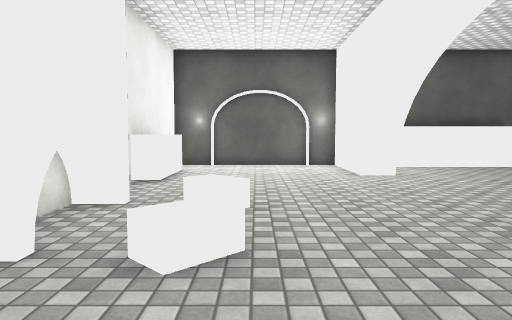
[1] (above)

16 first-person views from a walk through a 3-D level made in the Unity game engine. The camera is 1.3 m above the floor, tilts 4° down and sees 70° across. The floor is counted in squares, 1 m on a side. Each view is taken from the middle of a square. On the plan, view 1 faces up. The plan holds only what a view shows up to about 15 squares ahead; the rest is blank. The player character is not drawn. Some animated figures are not drawn. Surface patterns are stand-ins for the level's own textures.

[2]
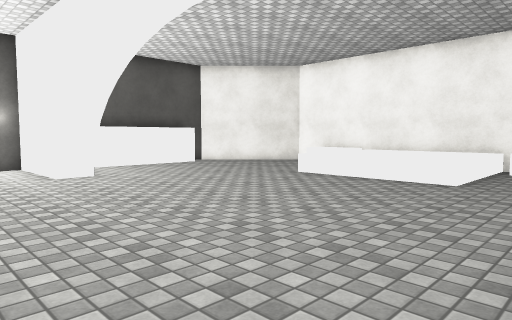

[3]
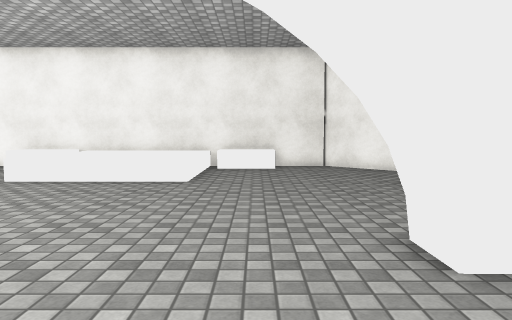

[4]
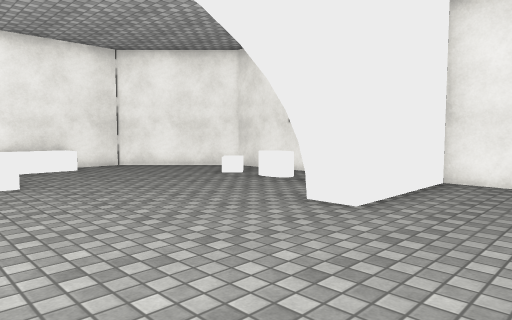

[5]
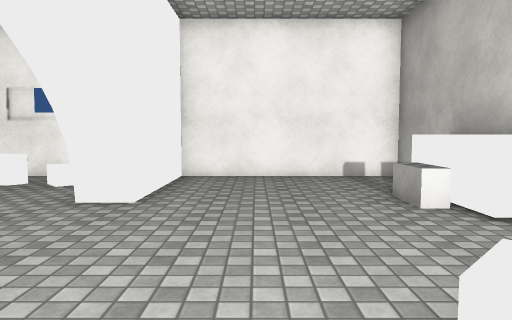

[6]
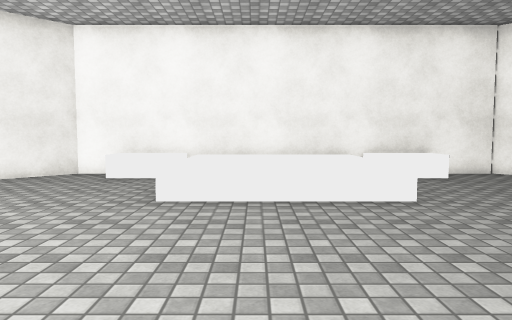

[7]
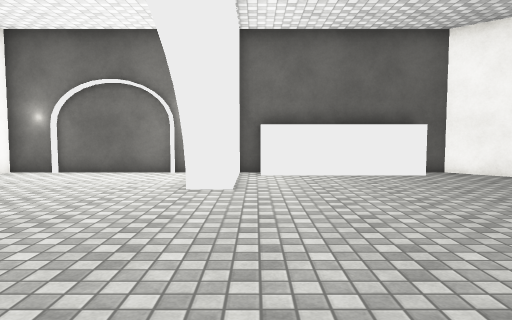

[8]
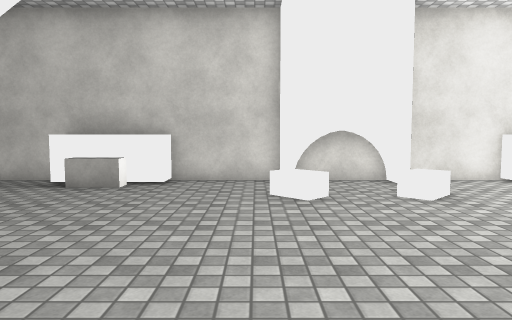

[9]
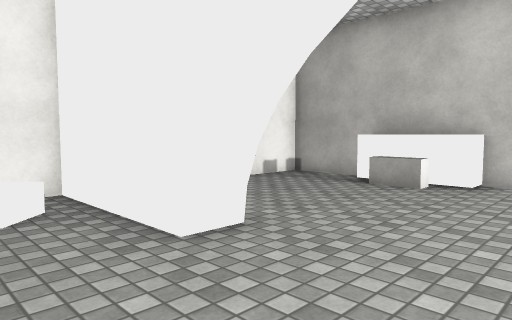

[10]
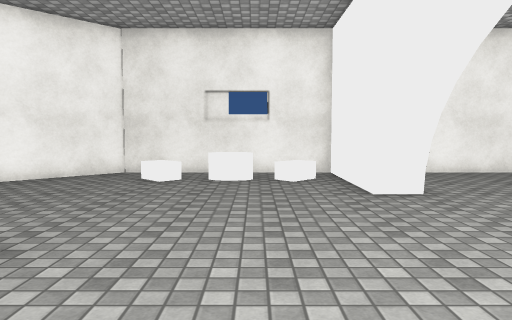

[11]
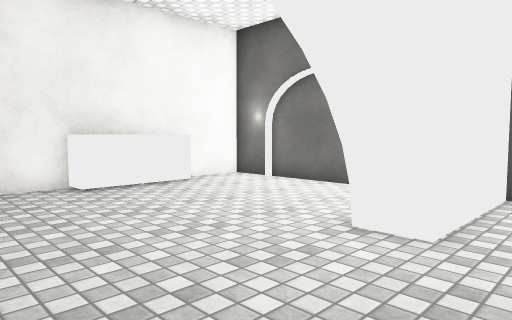

[12]
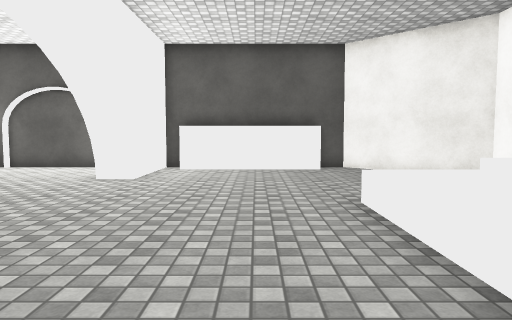

[13]
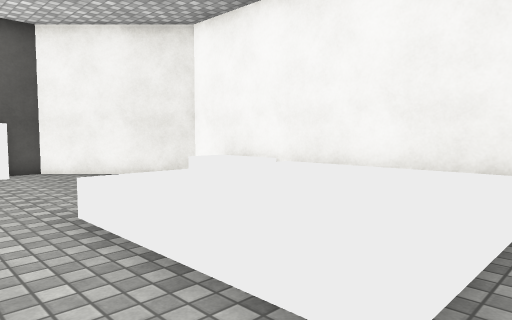

[14]
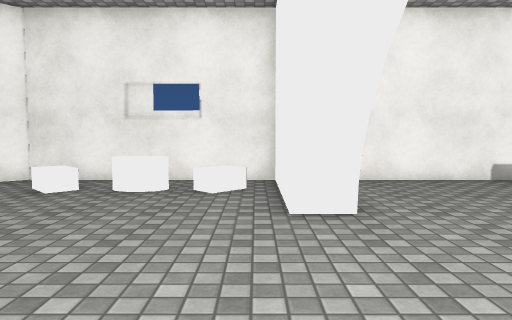

[15]
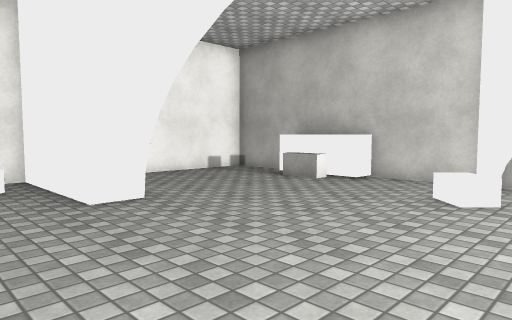

[16]
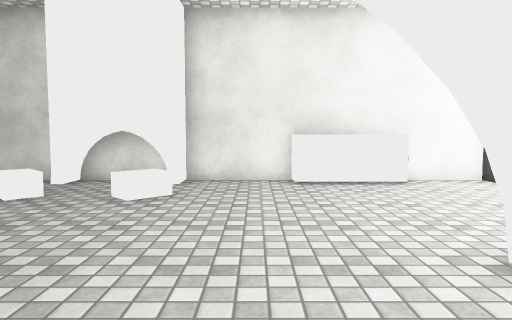

### Floor plan
Key: @ floor where view 1 was taken; # wall or solid block; . floor; = window, fence, low wall or low ledge; ^ raised ledge; O other object.
Columns run from 4 left of view 1 to 15 right of it. Each row starts with its distance up from view 1.
 16 ########     ####
 15 #.....#########.##
 14 #......##........##
 13 #^.....##.........##
 12 #^.....##..........#
 11 #^.....##..........#
 10 #^................^^
  9 #.................^^
  8 #.............^^^^^^
  7 ##.O..........^^^^^^
  6 ##............^^^^^^
  5 ##............^^^^^^
  4 ##.O..........^^^^^^
  3 #.............^^^^^^
  2 #.................^^
  1 #.................^^
  0 OOO.@..............#
 -1 OOO....##..........#
 -2 OOO....##..........#
 -3 #......##...^.....##
 -4 #......##..=^.O..##
 -5 #......##.......##
 -6 #################

Positions as (right, up) in squares from view 1, and headings:
1: (0, 0), facing up
2: (0, 0), facing up-right
3: (0, 1), facing right
4: (0, 5), facing down-right
5: (1, 6), facing down
6: (3, 6), facing right
7: (5, 3), facing up
8: (7, 3), facing left
9: (7, 3), facing down-left
10: (7, 7), facing down
11: (6, 7), facing up-left
12: (8, 1), facing up
13: (8, 2), facing up-right
14: (5, 5), facing down
15: (7, 6), facing down-left
16: (7, 9), facing left
